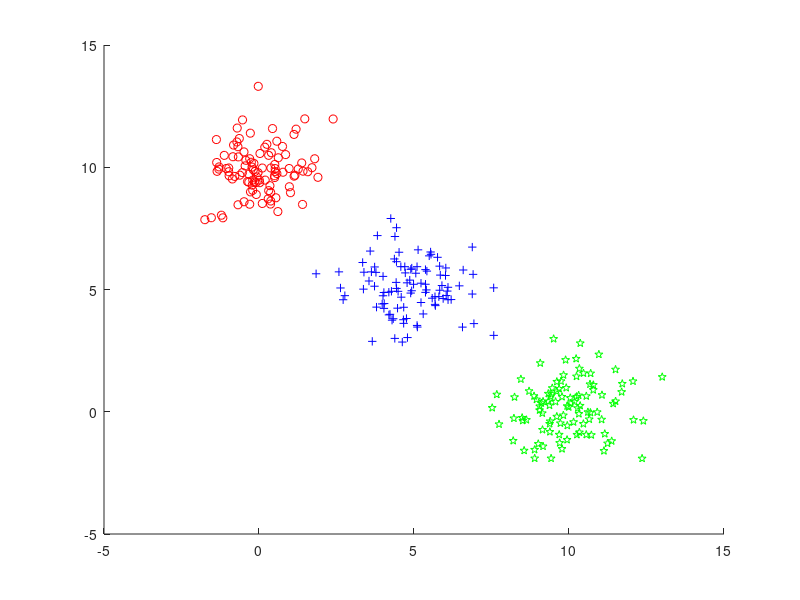

Recreate this plot in MATLAB. (Note: this script raises an error after producing the figure.)
%%%%%%%%%%%%%%%%%%%%%%%%%%%%%%%%%%%%%%%%%%%%%%%%%%%%%%%%%%%%%%%%%%%%%%%%%%%
%2输入、3输出的三分类逻辑回归
%逻辑回归：概率分类模型(激活函数：softmax)
%每个分类都生成遵循平均值μ≠0的正态分布的样本数据
%每个分类都有100个数据，即对300个数据进行分类
%2022.9.30
%%%%%%%%%%%%%%%%%%%%%%%%%%%%%%%%%%%%%%%%%%%%%%%%%%%%%%%%%%%%%%%%%%%%%%%%%%%
clc;
clear;
clear all;
%rng(1);%让后面产生的正态分布随机数保持不变，以便于分析
%%

m11=0;
m12=10;%第一组数据的均值
m21=5;
m22=5;%第二组数据的均值
m31=10;
m32=0;%第三组数据的均值
N=100;%每组数据的数量
d=2;%数据的维度
K=3;%分了K类
M=N*K;%全部数据的个数

M1=[m11 m12];
M2=[m21 m22];
M3=[m31 m32];
sigma=[2 0.5; 0.5 4];
R=chol(sigma);
z1=repmat(M1,N,1)+randn(N,d);%第一组数据
z2=repmat(M2,N,1)+randn(N,d);%第二组数据
z3=repmat(M3,N,1)+randn(N,d);%第三组数据
x1=z1(:,1);
y1=z1(:,2);
x2=z2(:,1);
y2=z2(:,2);
x3=z3(:,1);
y3=z3(:,2);

scatter(x1,y1,'r','o');
hold on
scatter(x2,y2,'b','+');
hold on
scatter(x3,y3,'g','p');
hold on
%%
w11=0.1;
w12=1;
w21=0.1;
w22=1;
w1=[w11 w12];
w2=[w21 w22];
w=[w1;w2];
b=[0;0];
X=[x1;x2;x3];
Y=[y1;y2;y3];
F=[X,Y];
eta=0.1; 
delta_w_sum=zeros(2,2);
for j=30000
    for i=1:N*K
        [cerrect_o1,cerrect_o2]=t(i);
        T(:,i)=[cerrect_o1,cerrect_o2]';
        y(:,i)=w*F(i,:)'+b;
        [output1,output2]=softmax(w*F(i,:)'+b);
        SF(:,i)=[output1,output2]';
        delta_w=(T(:,i)- SF(:,i))*F(i,:);
        delta_b=T(:,i)-SF(:,i);
        delta_w_sum=delta_w_sum+delta_w;
        delta_b_sum=delta_w_sum+delta_b;
    end
        w=w+delta_w_sum*eta;
        b=b+delta_b_sum*eta;
end
X=-10:1:10;
Y1=-1*w(1,1)/w(1,2)*X-b(1,1)/w(1,2);
Y2=-1*w(2,1)/w(2,2)*X-b(2,1)/w(2,2);
plot(X,Y1,X,Y2);
function [output1,output2]=t(i)
N=100;
    if i<=N
        output1=0;
        output2=0;
    else if i>2*N        
        output1=1;
        output2=1;
        else
        output1=1;
        output2=0;
        end
    end
end
function [output1,output2]=softmax(x)
    output1=exp(x(1,1))/(exp(x(1,1))+exp(x(2,1)));
    output2=exp(x(2,1))/(exp(x(1,1))+exp(x(2,1)));
end
%%





















